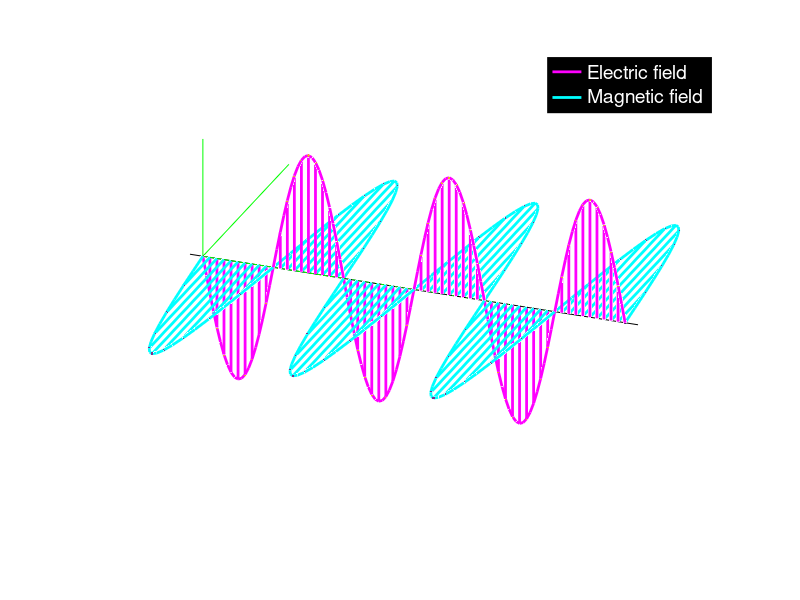

MATLAB code to generate this figure: (Note: this script raises an error after producing the figure.)
function [] = EB_field_propagation_animation()
% EB_dynamic_fields_animation : function to create
% an animation of a dynamic electromagnetic field.
%
% Author & support nicolas.douillet (at) free.fr, 2007-2021.


step = 0.05*pi;       % the signal step / resolution
phase = 2*pi:-step:0; % phase vector
nperiod = 1.5;        % the number of periods for the signals
time_lapse = 0.1;     % the animation time lapse

title_text = 'Electromagnetic field propagation (planar waves)';
filename = 'EB_dynamic_fields_animation.gif';
title_on = true;

% Display settings
h = figure;
set(h,'Position',get(0,'ScreenSize'));
set(gcf,'Color',[0 0 0]);       
axis tight manual;
az = 21; % azimut
el = 40; % elevation


for k = 1:length(phase)
    
    signal = EB_field(nperiod,step,phase(k));        
    
    pE = plot3(signal(1,:,1)',signal(2,:,1)',signal(3,:,1)','Color',[1 0 1],'Linewidth',2); hold on;
    pH = plot3(signal(1,:,2)',signal(2,:,2)',signal(3,:,2)','Color',[0 1 1],'Linewidth',2); hold on;    
    
    stem3(signal(1,1:2:end,1)',signal(2,1:2:end,1)',signal(3,1:2:end,1)','.','Color',[1 0 1],'Linewidth',2);
    stem(signal(1,1:2:end,2)',signal(2,1:2:end,2)','.','Color',[0 1 1],'Linewidth',2);        

    line([signal(1,1,1),signal(1,end,1)],[0,0],[0,0],'Color',[0 1 0]), hold on;
    line([signal(1,1,1),signal(1,1,1)],[0,1],[0,0],'Color',[0 1 0]), hold on;
    line([signal(1,1,1),signal(1,1,1)],[0,0],[0,1],'Color',[0 1 0]), hold on;
          
    legend([pE, pH],{'Electric field','Magnetic field'},'Location', 'NorthEast','Color',[0 0 0],'TextColor',[1 1 1],'FontSize',14,'EdgeColor',[1 1 1]);
    
    set(gca,'Color',[0 0 0]);   
    view([az,el]);
    grid off, axis off;
    
    if title_on
        title(title_text,'Color',[1 1 1],'FontSize',16);     
    end
    
    drawnow;
    
    frame = getframe(h);    
    im = frame2im(frame);
    [imind,cm] = rgb2ind(im,256);
    
    % Write to the .gif file
    if k == 1
        imwrite(imind,cm,filename,'gif', 'Loopcount',Inf,'DelayTime',time_lapse);
    else
        imwrite(imind,cm,filename,'gif','WriteMode','append','DelayTime',time_lapse);
    end
    
    clf;
    
end


end % EB_dynamic_fields_animation


function [signal] = EB_field(nperiod, step, phase)
%
% Author & support nicolas.douillet (at) free.fr, 2007-2021.


t = -nperiod*2*pi:step:nperiod*2*pi;
s = sin(t+phase);

signal = [t;zeros(1,length(t));s];

R = @(r)[1,0,0
         0,cos(r),-sin(r)
         0,sin(r),cos(r)];
     
signal(:,:,2) = R(-pi/2)*signal(:,:,1);


end